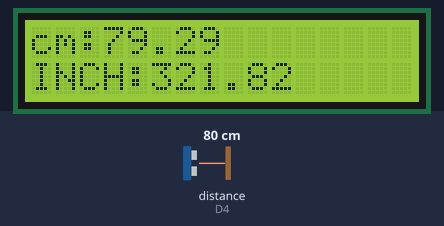
This sketch was run on a simulated ESP8266 (NodeMCU). Shown: 16×2 character LCD. The inputs (shaded band) are chosen by the test bench; at power-on: distance to the obstacle (sensor on D4) 80 cm. The echo pulse lasts 58.3 µs per cm; WiFi joins after 1.5 s; servers stay silent unless stated; what the sketch prints to the serial monitor is not drawn.

Above: at 3.0 s.
3.1 s: distance to the obstacle (sensor on D4) set to 2 cm
At 3.4 s:
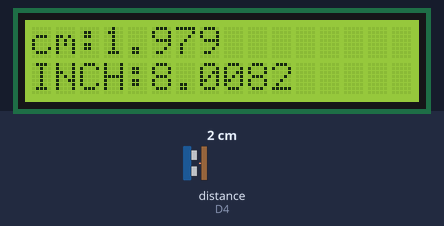
4.6 s: distance to the obstacle (sensor on D4) set to 4 cm
At 5.8 s:
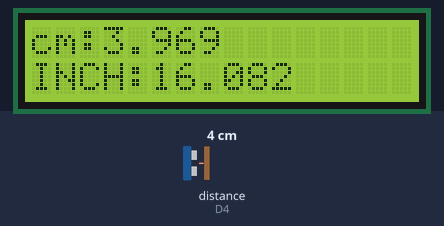
6.1 s: distance to the obstacle (sensor on D4) set to 9 cm
At 7.3 s:
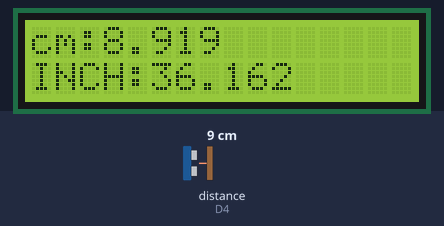
Timing chart, 0 to 9.1 s (numbered marks = the images above; inputs shaded):
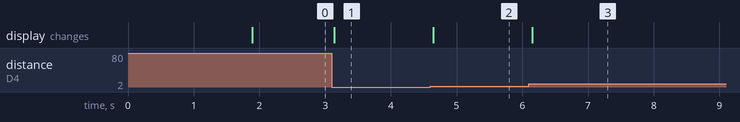

Measured:
- after the input at 3.1 s, the display: changes at once (image 1)
- after the input at 4.6 s, the display: changes at once (image 2)
- after the input at 6.1 s, the display: changes after 0.05 s (image 3)

The sketch:

ultradispmcu.ino
```cpp
// (licence header left out)
/* Comment this out to disable prints and save space */
#define BLYNK_PRINT Serial
#include<LiquidCrystal_I2C.h>
LiquidCrystal_I2C lcd(0x27,2,1,0,4,5,6,7,3,POSITIVE);
#define BLYNK_PRINT Serial
long dur;
float inc;
float cm;

const int eco=D4;
const int tri=D3;


#include <ESP8266WiFi.h>
#include <BlynkSimpleEsp8266.h>

// You should get Auth Token in the Blynk App.
// Go to the Project Settings (nut icon).
char auth[] = "9f1accc018f94d14a3fefb797e02ab98";

// Your WiFi credentials.
// Set password to "" for open networks.
char ssid[] = "note4";
char pass[] = "123456788";

void setup()
{

  lcd.begin(16,2);
// Debug console
  Serial.begin(9600);

  pinMode(eco,INPUT);
  pinMode(tri,OUTPUT);
  Blynk.begin(auth, ssid, pass);
  // You can also specify server:
  //Blynk.begin(auth, ssid, pass, "blynk-cloud.com", 80);
  //Blynk.begin(auth, ssid, pass, IPAddress(192,168,1,100), 8080);
}

void loop()
{
  Blynk.run();

  Blynk.run();

  digitalWrite(tri,LOW);
  delayMicroseconds(5);

  digitalWrite(tri,HIGH);
  delayMicroseconds(10);

  digitalWrite(tri,LOW);


  dur=pulseIn(eco,HIGH);

  cm=dur * 0.034 /2;
  inc=dur * 0.138 /2;

  Serial.println("cm:");
  Serial.println(cm);

  Serial.println("INCH:");
  Serial.println(inc);


  lcd.setCursor(0,0);
  lcd.print("cm:");
  lcd.print(cm);
  lcd.setCursor(0,1);
  lcd.print("INCH:");
  lcd.print(inc);

  Blynk.virtualWrite(V1,"CM:");
  Blynk.virtualWrite(V2,cm);
  Blynk.virtualWrite(V3,"INC:");
  Blynk.virtualWrite(V4,inc);


}
```
